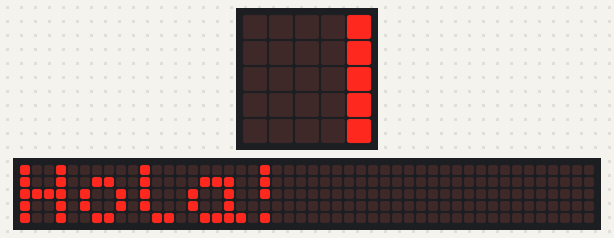
The program below on a simulated BBC micro:bit running MicroPython. Shown: the board's 5×5 LED display, a strip that is not on the board, showing the scrolling text unrolled. The 48×5 strip is a reading aid, not a part: it shows the text the display is scrolling, unrolled, one strip-width of it at a time. At 4.1 s the program stops and its outputs stay as they are.

Above: at 0.07 s.
At 0.52 s:
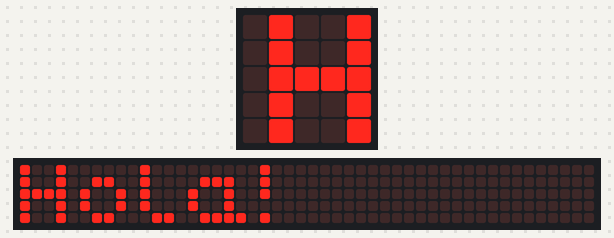
At 0.97 s:
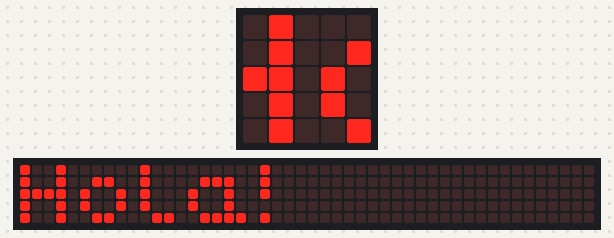
At 2.02 s:
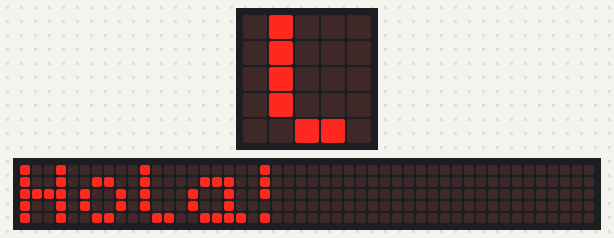
At 2.92 s:
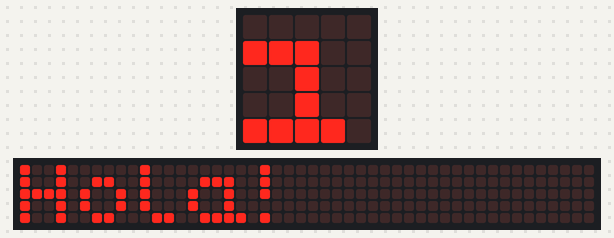
At 3.9 s:
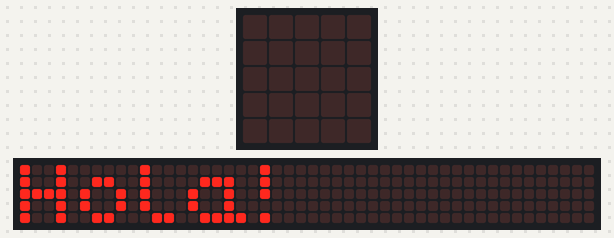

The program:

main.py
```python
# Mi primer programa para micro:bit desde VS Code
from microbit import *
# Mostramos un mensaje en la pantalla LED
display.scroll("Hola!")
# Mostramos un corazón
display.show(Image.HEART)
```
